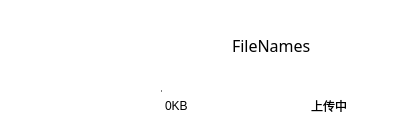
<?xml version="1.0" encoding="UTF-8"?>
<ui version="4.0">
 <class>ItemWidgetFileRight</class>
 <widget class="QWidget" name="ItemWidgetFileRight">
  <property name="geometry">
   <rect>
    <x>0</x>
    <y>0</y>
    <width>415</width>
    <height>124</height>
   </rect>
  </property>
  <property name="windowTitle">
   <string>ItemWidgetFileRight</string>
  </property>
  <property name="styleSheet">
   <string notr="true">QWidget
{
	font-family: &quot;微软雅黑&quot;;
	
	background-color: rgba(0, 0, 0, 0);
}

#frame_2
{	
	border-image: url(:/image/resource/popo.png);
 	border-top-width:10px;
    border-bottom-width:10px;

    border-left-width: 4px;
 	border-right-width:10px;

	margin-bottom:-4px;
}

#frame_3
{	
	border-image: url(:/image/resource/popo.png);
 	border-top-width:10px;
    border-bottom-width:4px;

    border-left-width: 4px;
 	border-right-width:10px;

	margin-top:-10px;
	padding-top:5px;
}

#progressBar
{
	border:none;
	max-height:2px;
	margin-right:5px;
	background-color: rgba(0, 0, 0, 0);
}
QProgressBar::chunk {
      background-color: gray;
  
}</string>
  </property>
  <layout class="QHBoxLayout" name="horizontalLayout">
   <property name="topMargin">
    <number>2</number>
   </property>
   <property name="bottomMargin">
    <number>2</number>
   </property>
   <item>
    <spacer name="horizontalSpacer">
     <property name="orientation">
      <enum>Qt::Horizontal</enum>
     </property>
     <property name="sizeType">
      <enum>QSizePolicy::Expanding</enum>
     </property>
     <property name="sizeHint" stdset="0">
      <size>
       <width>340</width>
       <height>20</height>
      </size>
     </property>
    </spacer>
   </item>
   <item>
    <layout class="QVBoxLayout" name="verticalLayout_3">
     <property name="spacing">
      <number>1</number>
     </property>
     <property name="leftMargin">
      <number>10</number>
     </property>
     <property name="topMargin">
      <number>5</number>
     </property>
     <property name="rightMargin">
      <number>10</number>
     </property>
     <item>
      <spacer name="verticalSpacer_2">
       <property name="orientation">
        <enum>Qt::Vertical</enum>
       </property>
       <property name="sizeHint" stdset="0">
        <size>
         <width>20</width>
         <height>40</height>
        </size>
       </property>
      </spacer>
     </item>
     <item>
      <layout class="QHBoxLayout" name="horizontalLayout_4">
       <item>
        <spacer name="horizontalSpacer_2">
         <property name="orientation">
          <enum>Qt::Horizontal</enum>
         </property>
         <property name="sizeType">
          <enum>QSizePolicy::MinimumExpanding</enum>
         </property>
         <property name="sizeHint" stdset="0">
          <size>
           <width>40</width>
           <height>20</height>
          </size>
         </property>
        </spacer>
       </item>
       <item>
        <widget class="QLabel" name="labelStatus">
         <property name="minimumSize">
          <size>
           <width>25</width>
           <height>25</height>
          </size>
         </property>
         <property name="maximumSize">
          <size>
           <width>25</width>
           <height>25</height>
          </size>
         </property>
         <property name="text">
          <string/>
         </property>
         <property name="scaledContents">
          <bool>true</bool>
         </property>
         <property name="alignment">
          <set>Qt::AlignCenter</set>
         </property>
        </widget>
       </item>
      </layout>
     </item>
     <item>
      <spacer name="verticalSpacer_3">
       <property name="orientation">
        <enum>Qt::Vertical</enum>
       </property>
       <property name="sizeHint" stdset="0">
        <size>
         <width>20</width>
         <height>40</height>
        </size>
       </property>
      </spacer>
     </item>
     <item>
      <widget class="QLabel" name="labelUnread">
       <property name="font">
        <font>
         <family>微软雅黑</family>
        </font>
       </property>
       <property name="text">
        <string/>
       </property>
       <property name="alignment">
        <set>Qt::AlignRight|Qt::AlignTrailing|Qt::AlignVCenter</set>
       </property>
      </widget>
     </item>
    </layout>
   </item>
   <item>
    <widget class="QFrame" name="frameF">
     <property name="minimumSize">
      <size>
       <width>200</width>
       <height>120</height>
      </size>
     </property>
     <property name="maximumSize">
      <size>
       <width>200</width>
       <height>120</height>
      </size>
     </property>
     <property name="frameShape">
      <enum>QFrame::StyledPanel</enum>
     </property>
     <property name="frameShadow">
      <enum>QFrame::Raised</enum>
     </property>
     <layout class="QVBoxLayout" name="verticalLayout_2">
      <property name="spacing">
       <number>0</number>
      </property>
      <property name="leftMargin">
       <number>2</number>
      </property>
      <property name="topMargin">
       <number>2</number>
      </property>
      <property name="rightMargin">
       <number>0</number>
      </property>
      <property name="bottomMargin">
       <number>2</number>
      </property>
      <item>
       <widget class="QFrame" name="frame_2">
        <property name="frameShape">
         <enum>QFrame::StyledPanel</enum>
        </property>
        <property name="frameShadow">
         <enum>QFrame::Raised</enum>
        </property>
        <layout class="QHBoxLayout" name="horizontalLayout_3">
         <property name="topMargin">
          <number>2</number>
         </property>
         <item>
          <widget class="QLabel" name="labelIcon">
           <property name="minimumSize">
            <size>
             <width>50</width>
             <height>50</height>
            </size>
           </property>
           <property name="maximumSize">
            <size>
             <width>50</width>
             <height>50</height>
            </size>
           </property>
           <property name="text">
            <string/>
           </property>
           <property name="pixmap">
            <pixmap resource="Resource.qrc">:/image/resource/OtherFile.png</pixmap>
           </property>
           <property name="scaledContents">
            <bool>true</bool>
           </property>
          </widget>
         </item>
         <item>
          <widget class="QLabel" name="labelFileName">
           <property name="sizePolicy">
            <sizepolicy hsizetype="Preferred" vsizetype="MinimumExpanding">
             <horstretch>0</horstretch>
             <verstretch>0</verstretch>
            </sizepolicy>
           </property>
           <property name="font">
            <font>
             <family>微软雅黑</family>
             <pointsize>12</pointsize>
            </font>
           </property>
           <property name="text">
            <string>FileNames</string>
           </property>
          </widget>
         </item>
        </layout>
       </widget>
      </item>
      <item>
       <widget class="QProgressBar" name="progressBar">
        <property name="value">
         <number>1</number>
        </property>
        <property name="textVisible">
         <bool>false</bool>
        </property>
       </widget>
      </item>
      <item>
       <widget class="QFrame" name="frame_3">
        <property name="frameShape">
         <enum>QFrame::StyledPanel</enum>
        </property>
        <property name="frameShadow">
         <enum>QFrame::Raised</enum>
        </property>
        <layout class="QHBoxLayout" name="horizontalLayout_2">
         <property name="leftMargin">
          <number>0</number>
         </property>
         <property name="topMargin">
          <number>0</number>
         </property>
         <property name="rightMargin">
          <number>0</number>
         </property>
         <property name="bottomMargin">
          <number>0</number>
         </property>
         <item>
          <widget class="QLabel" name="labelFileSize">
           <property name="text">
            <string>0KB</string>
           </property>
          </widget>
         </item>
         <item>
          <widget class="QLabel" name="labelStatusText">
           <property name="text">
            <string>上传中</string>
           </property>
           <property name="alignment">
            <set>Qt::AlignRight|Qt::AlignTrailing|Qt::AlignVCenter</set>
           </property>
          </widget>
         </item>
        </layout>
       </widget>
      </item>
     </layout>
    </widget>
   </item>
   <item>
    <layout class="QVBoxLayout" name="verticalLayout">
     <property name="spacing">
      <number>0</number>
     </property>
     <item>
      <widget class="JChat::Label" name="label">
       <property name="minimumSize">
        <size>
         <width>40</width>
         <height>40</height>
        </size>
       </property>
       <property name="maximumSize">
        <size>
         <width>40</width>
         <height>40</height>
        </size>
       </property>
       <property name="text">
        <string/>
       </property>
       <property name="pixmap">
        <pixmap resource="Resource.qrc">:/image/resource/Avatar60px.png</pixmap>
       </property>
       <property name="scaledContents">
        <bool>true</bool>
       </property>
      </widget>
     </item>
     <item>
      <spacer name="verticalSpacer">
       <property name="orientation">
        <enum>Qt::Vertical</enum>
       </property>
       <property name="sizeType">
        <enum>QSizePolicy::MinimumExpanding</enum>
       </property>
       <property name="sizeHint" stdset="0">
        <size>
         <width>40</width>
         <height>5</height>
        </size>
       </property>
      </spacer>
     </item>
    </layout>
   </item>
  </layout>
 </widget>
 <layoutdefault spacing="6" margin="11"/>
 <customwidgets>
  <customwidget>
   <class>JChat::Label</class>
   <extends>QLabel</extends>
   <header>Label.h</header>
  </customwidget>
 </customwidgets>
 <resources>
  <include location="Resource.qrc"/>
 </resources>
 <connections/>
</ui>
